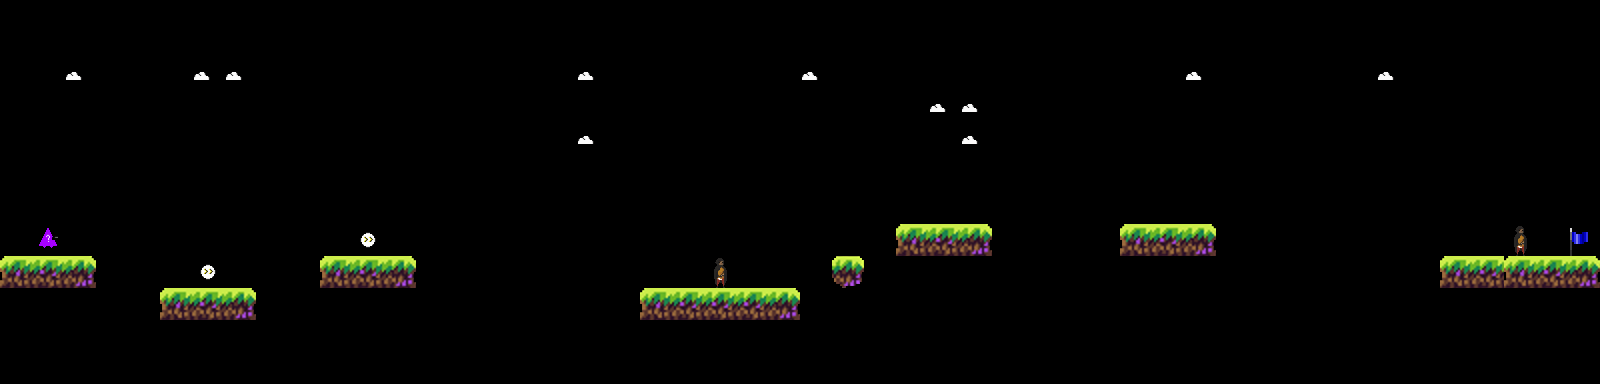

This is a level from a 2D game, rendered from its Tiled map with the project's own tilesets. A one-line summary and the complete map file follow:
An orthogonal 50x12 tile map with 32x32 px tiles, 1 tile layer (Tile Layer 1).

<map version="1.9" tiledversion="1.9.2" orientation="orthogonal" renderorder="right-down" width="50" height="12" tilewidth="32" tileheight="32" infinite="0" nextlayerid="2" nextobjectid="1">
 <editorsettings>
  <export target="../level1.csv" format="csv" />
 </editorsettings>
 <tileset firstgid="1" source="tileset.tsx" />
 <layer id="1" name="Tile Layer 1" width="50" height="12">
  <data encoding="csv">
0,0,0,0,0,0,0,0,0,0,0,0,0,0,0,0,0,0,0,0,0,0,0,0,0,0,0,0,0,0,0,0,0,0,0,0,0,0,0,0,0,0,0,0,0,0,0,0,0,0,
0,0,0,0,0,0,0,0,0,0,0,0,0,0,0,0,0,0,0,0,0,0,0,0,0,0,0,0,0,0,0,0,0,0,0,0,0,0,0,0,0,0,0,0,0,0,0,0,0,0,
0,0,49,0,0,0,49,49,0,0,0,0,0,0,0,0,0,0,49,0,0,0,0,0,0,49,0,0,0,0,0,0,0,0,0,0,0,49,0,0,0,0,0,49,0,0,0,0,0,0,
0,0,0,0,0,0,0,0,0,0,0,0,0,0,0,0,0,0,0,0,0,0,0,0,0,0,0,0,0,49,49,0,0,0,0,0,0,0,0,0,0,0,0,0,0,0,0,0,0,0,
0,0,0,0,0,0,0,0,0,0,0,0,0,0,0,0,0,0,49,0,0,0,0,0,0,0,0,0,0,0,49,0,0,0,0,0,0,0,0,0,0,0,0,0,0,0,0,0,0,0,
0,0,0,0,0,0,0,0,0,0,0,0,0,0,0,0,0,0,0,0,0,0,0,0,0,0,0,0,0,0,0,0,0,0,0,0,0,0,0,0,0,0,0,0,0,0,0,0,0,0,
0,0,0,0,0,0,0,0,0,0,0,0,0,0,0,0,0,0,0,0,0,0,0,0,0,0,0,0,0,0,0,0,0,0,0,0,0,0,0,0,0,0,0,0,0,0,0,0,0,0,
0,50,0,0,0,0,0,0,0,0,0,46,0,0,0,0,0,0,0,0,0,0,0,0,0,0,0,0,1,2,3,0,0,0,0,1,2,3,0,0,0,0,0,0,0,0,0,43,0,44,
1,2,3,0,0,0,46,0,0,0,1,2,3,0,0,0,0,0,0,0,0,0,43,0,0,0,21,0,0,0,0,0,0,0,0,0,0,0,0,0,0,0,0,0,0,1,2,1,2,3,
0,0,0,0,0,1,2,3,0,0,0,0,0,0,0,0,0,0,0,0,1,2,2,2,3,0,0,0,0,0,0,0,0,0,0,0,0,0,0,0,0,0,0,0,0,0,0,0,0,0,
0,0,0,0,0,0,0,0,0,0,0,0,0,0,0,0,0,0,0,0,0,0,0,0,0,0,0,0,0,0,0,0,0,0,0,0,0,0,0,0,0,0,0,0,0,0,0,0,0,0,
0,0,0,0,0,0,0,0,0,0,0,0,0,0,0,0,0,0,0,0,0,0,0,0,0,0,0,0,0,0,0,0,0,0,0,0,0,0,0,0,0,0,0,0,0,0,0,0,0,0
</data>
 </layer>
</map>